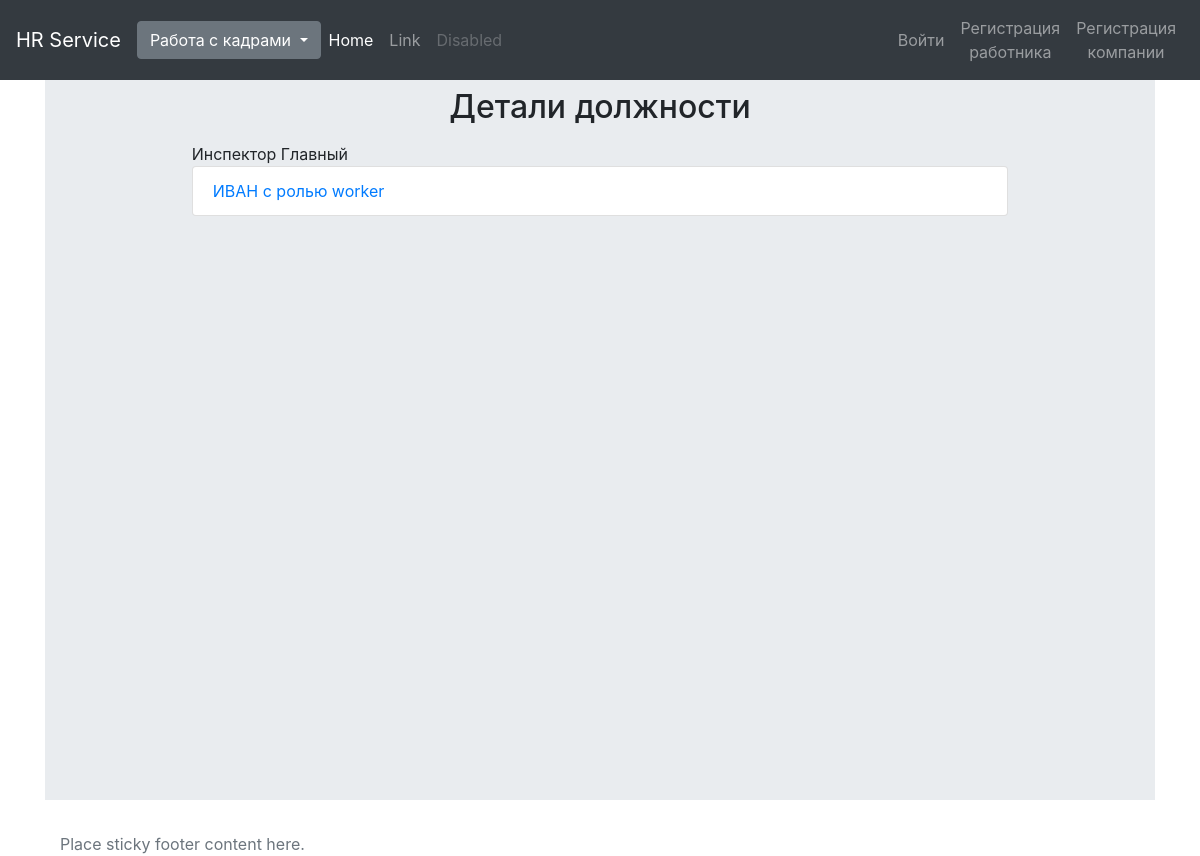
Screenshot of /position_detale/9/ with the database file from the repository.
### hrapp/models.py (models this page shows, shortened)
class Position(models.Model):
    title_pos = models.CharField(max_length=50)
    departament = models.ForeignKey(Departament, on_delete=models.CASCADE)
    vakant = models.BooleanField()

class Worker(models.Model):
    user = models.OneToOneField(User, on_delete=models.CASCADE)
    CHOICES_ROLE = (
        ('admin', 'Главный администратор компании'),
        ('worker', 'Наемный рабочий'),
        ('hrworker', 'Работник отдела кадров')
    )
    role = models.CharField(max_length=10, choices=CHOICES_ROLE)
    position = models.ForeignKey(Position, on_delete=models.SET_NULL, null=True, blank=True)
    vakant = models.BooleanField()

### hrapp/views.py (the view)
# urls.py: path('position_detale/<int:pk>/', hr_views.positiondetale, name='positiondetale'),
def positiondetale(request, pk):
    position = Position.objects.get(pk=pk)
    if position.vakant == False:
        worker = Worker.objects.get(position=position)
        return render(request, 'hrapp/worklist/positiondetale.html', {'worker': worker, 'position': position})
    return render(request, 'hrapp/worklist/positiondetale.html', {'position': position})

### hrapp/templates/hrapp/worklist/positiondetale.html
{% extends 'hrapp/base.html' %}
{% block namepage %}Детали должности{% endblock namepage %}
{% block content %}
    {{ position.title_pos }}<br>
    {% if worker %}
        <ul class="list-group">
            <li class="list-group-item">
                <a href="{% url 'worker_detale' pk=worker.pk %}">{{ worker.user.username }} с
                    ролью {{ worker.role }}</a>
            </li>
        </ul>
    {% endif %}
{% endblock content %}

### rows the page displays
Position: title_pos "Инспектор Главный"
Worker: user.username "ИВАН", role "worker"
